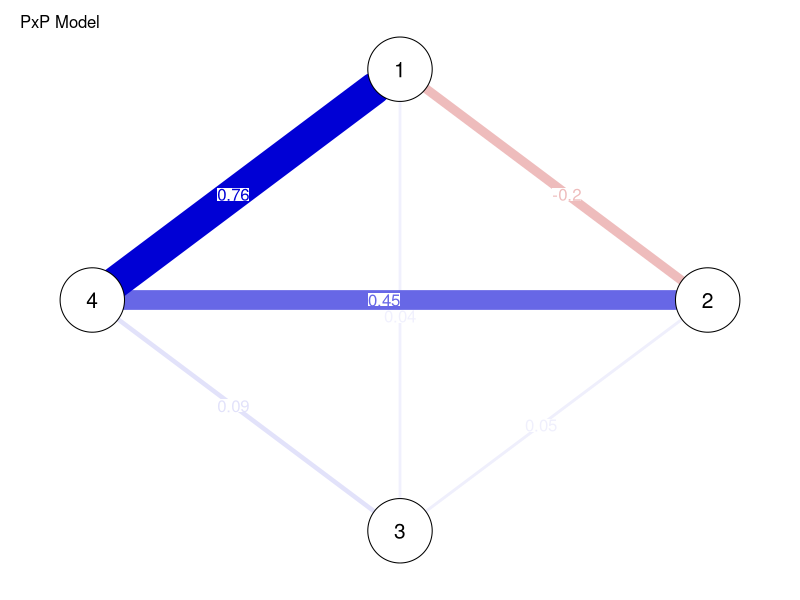

Recreate this plot in R. (Note: this script raises an error after producing the figure.)
library(clusterGeneration)
library(matrixcalc)
library(qgraph)


#clusterGeneration Matrices
set.seed(2006)

#Fucntion for converting matrix to partial correlation matrix
pcor <- function(matrix){
  precision <- solve(matrix)
  pcor_matrix <- wi2net(precision)
  return(pcor_matrix)
}


mat <- genPositiveDefMat(4, covMethod = 'eigen',
                         eigenvalue = c(1, 0.5, .25, .05))

#PxP Matrix
pxp_mat<- as.matrix(mat$Sigma)

model_a <- pcor(pxp_mat)
graph_a <- qgraph(model_a, edge.labels = TRUE,
                  edge.width = 2, layout = "circle",
                  asize = 5, vTrans = 260, theme = "colorblind",
                  title = "PxP Model")





#P+1xP+1 Matrix
pxp_mat
redun_mat <- cbind(pxp_mat, c(.62 + rnorm(1, 0, 0.001),
                              0.183 + rnorm(1, 0, 0.001),
                              0.0827 + rnorm(1, 0, 0.001),
                              0.272 + rnorm(1, 0, 0.01)))

copy <- redun_mat[,5]
redun_mat <- rbind(redun_mat, c(copy, 0.64360676))
redun_mat
model_b <- pcor(redun_mat)
model_b
graph_b <- qgraph(model_b, edge.labels = TRUE, fade = T,
                  edge.width = 2, layout = "circle",
                  asize = 5, vTrans = 260,
                  title = "P+1 Redundant Model",
                  groups = groups,
                  legend = TRUE,
                  theme = "colorblind")

groups <- list(Original = c(2,3,4), Redundant = c(1,5))




legend(x = "topright", inset = c(0, 0), bty = "n", legend = c("Original Nodes",
                                                            "Redundant "),  
       col = c(rep("#E69F00",4),rep("#56B4E9",1)), y.intersp = 1,
       pch = 19, cex = 1.5)


#P+1XP+1 uncorrelated matrix
pxp_mat
uncor_mat <- cbind(pxp_mat, c(0.415 + rnorm(1, 0, 0.001),
                              0.183 + rnorm(1, 0, 0.001),
                              0.0827 + rnorm(1, 0, 0.001),
                              0.272 + rnorm(1, 0, 0.01)))

copy_2 <- uncor_mat[,5]
uncor_mat <- rbind(uncor_mat, c(copy_2, 0.644))
model_c <- pcor(uncor_mat)
model_c
graph_c <- qgraph(model_c, edge.labels = TRUE,
                  edge.label.cex = 1.5, layout = "circle",
                  vsize = 10, vTrans = 260,
                  title = "P+1 Uncorrelated Model",
                  theme = "colorblind")


#P+1XP+1 Random Matrix
pxp_mat
random_matrix <- as.matrix(genPositiveDefMat(5)$Sigma)
#This is incorrect
random_matrix
copy_3 <- random_matrix[1:4,5]
copy_3
copy_4 <- random_matrix[5,]
rand_mat <- cbind(pxp_mat, copy_3) #Could write an ifesle tree here
rand_mat <- rbind(rand_mat, copy_4)
model_d <- pcor(rand_mat)
graph_d <- qgraph(model_d, edge.labels = TRUE, labels = 1:5,
                  edge.label.cex = 1.5, layout = "circle",
                  vsize = 10, vTrans = 260,
                  title = "P+1 Random Model")

#Collapse redundant Matrix
a <- matrix(c(1, 0, 0, 0, 1,
              0, 1, 0, 0, 0,
              0, 0, 1, 0, 0,
              0, 0, 0, 1, 0),4,5, byrow = T)
c <- t(a)
collapse_mat <- a%*%redun_mat%*%c
collapse_model <- pcor(collapse_mat)
graph_collapse <- qgraph(collapse_model, fade = T, edge.labels = TRUE,
                         edge.label.cex = 1.5, layout = "circle",
                         vsize = 10, vTrans = 260,
                         title = "Collapsed Redundant Model")


#Collapse uncorrelated redundant matrix
collapse_mat_uncor <- a%*%uncor_mat%*%c
collapse_uncor_model <- pcor(collapse_mat_uncor)
graph_collapse_b <- qgraph(collapse_uncor_model, fade = T, edge.labels = T,
                           edge.label.cex = 1.5, layout = "circle",
                           vsize = 10, vTrans = 260,
                           title = "Collapsed Uncorrelated Model")



#Plot
par(mfrow = c(2,3))
plot(graph_a)
plot(graph_b)
plot(graph_c)
plot(graph_d)
plot(graph_collapse)
plot(graph_collapse_b)


# 9 Node Network ----------------------------------------------------------



#Increase nodes
set.seed(2011)
values <- runif(9, min = 1e-12, max = 0.8)
mat2 <- genPositiveDefMat(9, covMethod = 'eigen',
                          eigenvalue = values)

#PxP2Matrix
pxp_mat2<- as.matrix(mat2$Sigma)

model_a2 <- pcor(pxp_mat2)
graph_a2 <- qgraph(model_a2, edge.labels = TRUE, rescale = T,
                  edge.label.cex = 1,  layout = "circle",
                  vsize = 5, vTrans = 260, theme = "colorblind",
                  title = "PxP Model 2")


#P+1xP+1 Matrix v2 general redundancy
groups <- list(Original = c(1:9), Redundant = 10)
redun_mat2 <- cbind(pxp_mat2, c(.49 + rnorm(1, 0, 0.001),
                                pxp_mat2[2:9,1] + rnorm(1, 0, 0.001)))
copy_v2 <- redun_mat2[,10]
redun_mat2 <- rbind(redun_mat2, c(copy_v2, pxp_mat2[1,1]))
model_b2 <- pcor(redun_mat2)
graph_b2 <- qgraph(model_b2, edge.labels = TRUE, fade = T,
                   edge.label.cex = 1, layout = "circle", theme = "colorblind",
                   vsize = 5, vTrans = 260,
                   title = "P+1 Redundant Model 2")



#Collapsed Redundant 
a_2 <- matrix(0, 9, 10)
a_2 <- diag(10)
a_2 <- a_2[-10,] 
a_2[1,10] <- 1

c_2 <- t(a_2)

collapse_mat_2 <- a_2%*%redun_mat2%*%c_2
collapse_model2 <- pcor(collapse_mat_2)
graph_collapse2 <- qgraph(collapse_model2, fade = T, edge.labels = TRUE,
                         edge.label.cex = 1, layout = "circle",
                         vsize = 5, vTrans = 260, theme = "colorblind",
                         title = "Collapsed Redundant Model 2")

#Uncorrelated same function
uncor_mat2 <- cbind(pxp_mat2, c(0.2 + rnorm(1, 0, 0.001),
                                pxp_mat2[2:9,1] + rnorm(1, 0, 0.001)))

copy_uncor2 <- uncor_mat2[,10]
uncor_mat2 <- rbind(uncor_mat2, c(copy_uncor2, pxp_mat2[1,1]))
model_c2 <- pcor(uncor_mat2)
graph_c2 <- qgraph(model_c2, edge.labels = TRUE,
                  edge.label.cex = 1, layout = "circle", theme = "colorblind",
                  vsize = 5, vTrans = 260,
                  title = "P+1 Uncorrelated Model 2")


#Collapsed uncorrelated
collapse_mat_uncor2 <- a_2%*%uncor_mat2%*%c_2
collapse_uncor_model2 <- pcor(collapse_mat_uncor2)
graph_collapse_b2 <- qgraph(collapse_uncor_model2, fade = T, edge.labels = T,
                           edge.label.cex = 1.5, layout = "circle",
                           theme = "colorblind",
                           vsize = 5, vTrans = 260,
                           title = "Collapsed Uncorrelated Model 2")


#Strong correlated different function
corr_mat2 <- cbind(pxp_mat2, c(.49 + rnorm(1, 0, 0.001),
                                pxp_mat2[2:9,1] - rnorm(1, 0, 0.01)))
copy_corr2 <- corr_mat2[,10]
corr_mat2 <- rbind(corr_mat2, c(copy_corr2, pxp_mat2[1,1]))

corr_mat2
model_e2 <- pcor(corr_mat2)
graph_e2 <- qgraph(model_e2, edge.labels = TRUE, fade = T, 
                   edge.label.cex = 1, layout = "circle",
                   vsize = 5, vTrans = 260, theme = "colorblind",
                   groups = groups,
                   title = "P+1 Correlated different function Model")

jpeg("P+1 Correlated Different Function Model.jpg", width=24,
     height=12, res=800, units="in")
graph_e2 <- qgraph(model_e2, edge.labels = TRUE, fade = T, 
                   edge.label.cex = 1, layout = "circle",
                   vsize = 4, vTrans = 260, theme = "colorblind",
                   groups = groups, legend.cex = 2)
mtext("P+1 Correlated Different Function Model",
      line = 1, cex = 2.5, font = 1)
dev.off() 




model_e2
plot(graph_e2)
#Collapsed correlated 
collapse_mat_corr2 <- a_2%*%corr_mat2%*%c_2
collapse_corr_model2 <- pcor(collapse_mat_corr2)
graph_collapse_b4 <- qgraph(collapse_corr_model2, fade = T, edge.labels = T,
                            edge.label.cex = 1.5, layout = "circle",
                            vsize = 5, vTrans = 260, theme = "colorblind",
                            title = "Collapsed Correlated Model 2")




# Mijke's code ------------------------------------------------------------


#create a 'group' vector that says which variables belong to which construct:
groups <- c(rep("Commitment to School", 7), rep("Self-Esteem", 10)) 

#create a vector of variable labels for the figure
labels <- c("SC1","SC2","SC3","SC4","SC5", "SC6", "SC7",
            "SE1","SE2","SE3","SE4","SE5","SE6","SE7", "SE8", 
            "SE9", "SE10")

diag(beta)<- 0
MaxEdge <- max(beta)
#plot CLPN results for each wave: 
jpeg("CLPN_Constrained_hybrid.jpg", width=24, height=12, res=800, units="in")  #(uncomment this code to save plot as jpeg)

par(mar = rep(0, 4))
layout(mat = matrix(c(1, 2), 1, 2), widths = c(1, 1)) #to plot multiple graphs in one figure

qgraph(t(beta), groups = groups, labels = labels, legend = FALSE,
       color = c("#E69F00", "#56B4E9"), maximum = MaxEdge,
       asize = 5, edge.width = 2, theme = "colorblind") 

#legend
plot.new()
par(mar = rep(0, 4))
legend(x = "center", inset = c(0, 0), bty = "n", legend = mylegend,  
       col = c(rep("#E69F00",7),rep("#56B4E9",10)), y.intersp = 1,
       pch = 19, cex = 1.8) #add legend to identify variables
dev.off() #(uncomment this code to save plot as jpeg)
